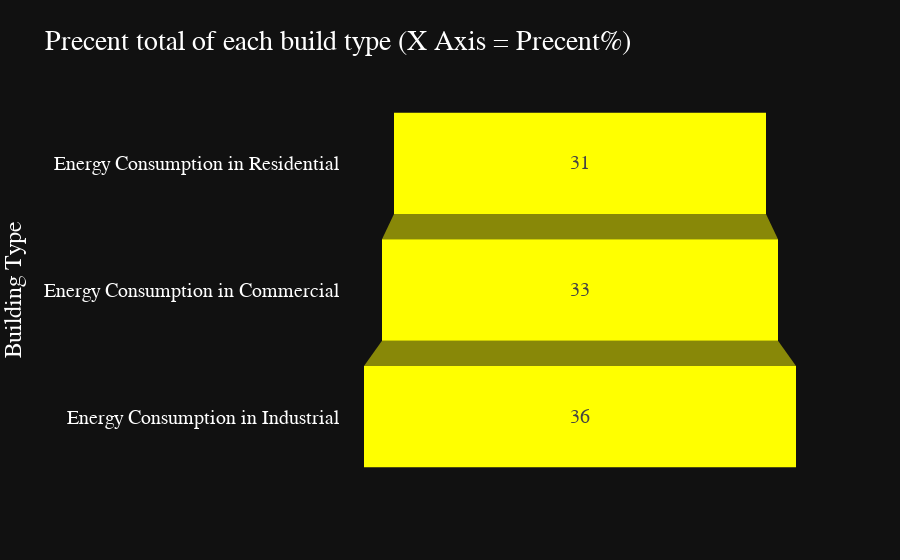

The notebook cell saved with this chart:
### Markdown cell above
<a id="3"></a>
# <p style="background-color:green;font-family:David;font-size:120%;color:white;text-align:center;border-radius:50px 50px; padding:7px">Data Analysis and getting information</p>

### Code cell
funnel1 = px.funnel(df_pie_precent,y = 'Building Type',x = 'Precent',color_discrete_sequence = ['yellow'],title = 'Precent total of each build type (X Axis = Precent%)',template = 'plotly_dark')
funnel1.update_layout(font = dict(family="Roman",size=20,color="white"))
funnel1.show()
funnel1.write_html("B:\\1.html")

### Figure 1 — Plotly figure (JSON) as saved in the notebook; plotly's stock layout.template omitted (floating-point values rounded to 4 significant figures)
{"data": [{"hovertemplate": "Precent=%{x}<br>Building Type=%{y}<extra></extra>", "legendgroup": "", "marker": {"color": "yellow"}, "name": "", "orientation": "h", "showlegend": false, "x": [31, 33, 36], "xaxis": "x", "y": ["Energy Consumption in Residential", "Energy Consumption in Commercial", "Energy Consumption in Industrial"], "yaxis": "y", "type": "funnel"}], "layout": {"xaxis": {"anchor": "y", "domain": [0, 1], "title": {"text": "Precent"}}, "yaxis": {"anchor": "x", "domain": [0, 1], "title": {"text": "Building Type"}}, "legend": {"tracegroupgap": 0}, "title": {"text": "Precent total of each build type (X Axis = Precent%)"}, "font": {"family": "Roman", "size": 20, "color": "white"}}}
